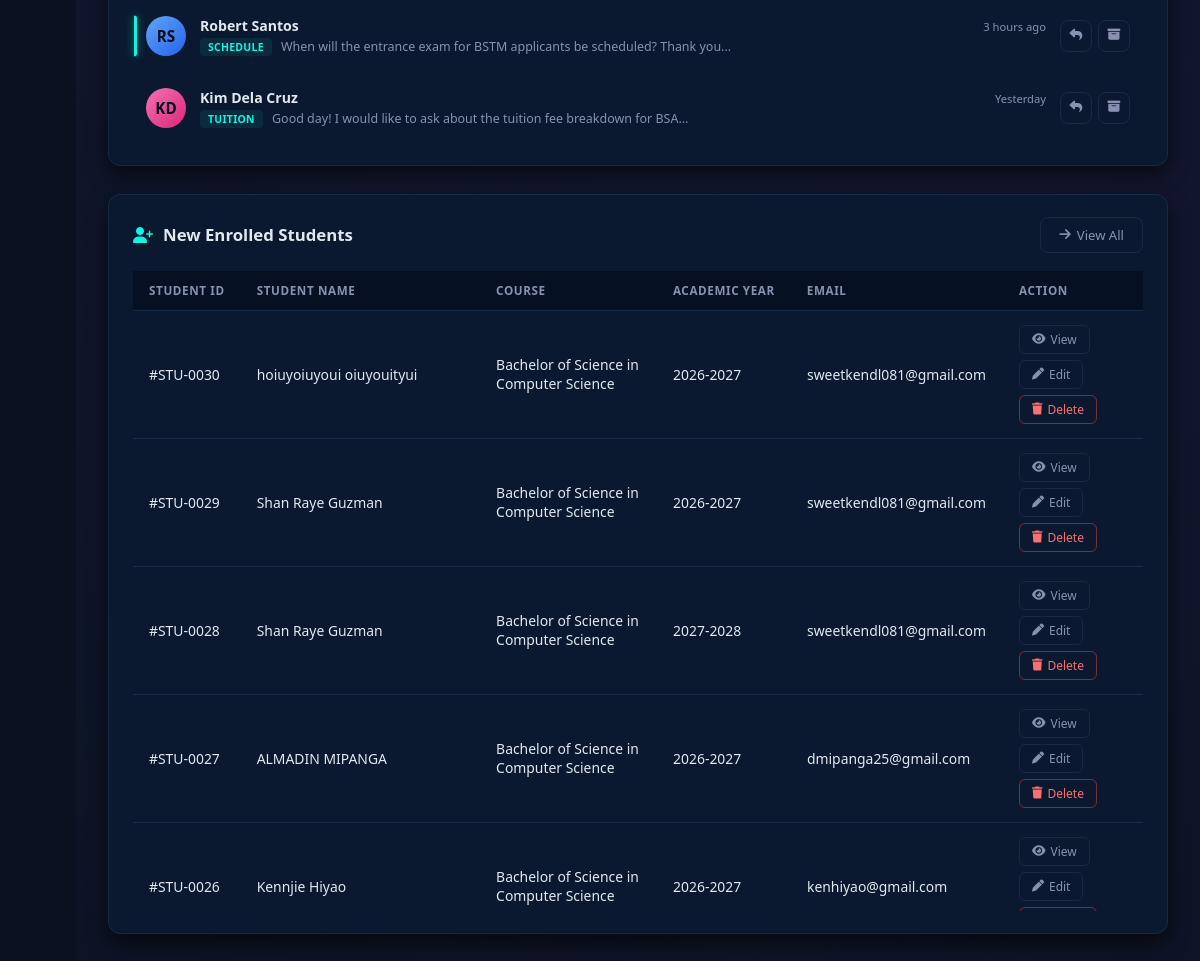
/backend/AdminDB/adminpanel.php (signed in, lower part), run on an earlier commit of the app's database.
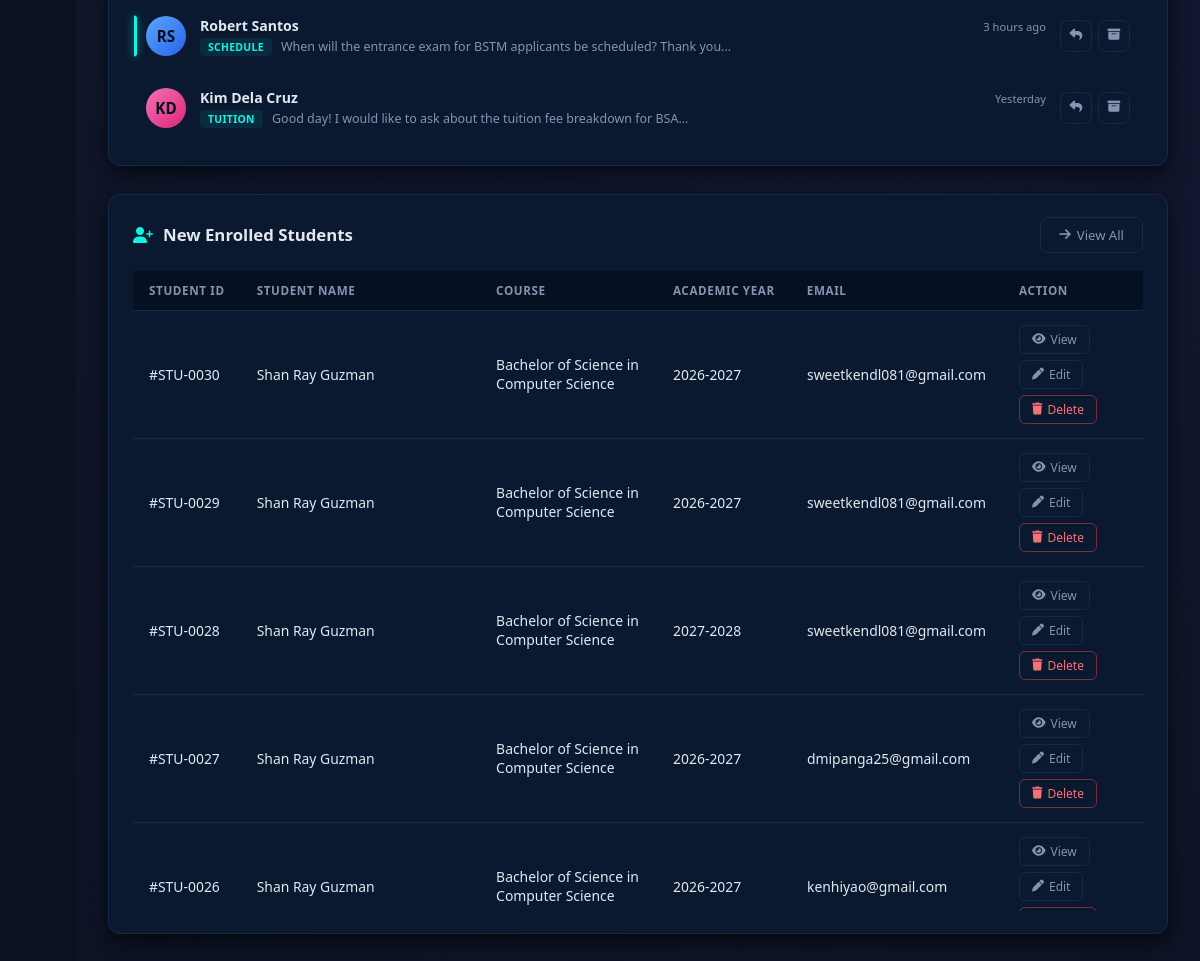
And on a later commit of the database.
### tables this page shows
CREATE TABLE `enrolled` (
  `student_id` int(11) NOT NULL,
  `student_code` varchar(20) DEFAULT NULL,
  `firstname` varchar(25) NOT NULL,
  `middlename` varchar(25) NOT NULL,
  `lastname` varchar(25) NOT NULL,
  `suffix` varchar(25) NOT NULL,
  `gender` varchar(10) NOT NULL,
  `birthday` date NOT NULL,
  `birthplace` varchar(200) NOT NULL,
  `citizenship` varchar(50) NOT NULL,
  `civilstatus` varchar(25) NOT NULL,
  `employment` varchar(50) NOT NULL,
  `mother` varchar(200) NOT NULL,
  `mphone_number` varchar(11) NOT NULL,
  `father` varchar(200) NOT NULL,
  `fphone_number` varchar(15) NOT NULL,
  `guardian` varchar(200) NOT NULL,
  `gphone_number` varchar(15) NOT NULL,
  `course` varchar(150) NOT NULL,
  `major` varchar(25) NOT NULL,
  `school_address` varchar(200) NOT NULL,
  `academic_year` varchar(200) NOT NULL,
  `scholarship` varchar(50) NOT NULL,
  `full_address` varchar(200) NOT NULL,
  `mobile_number` varchar(11) NOT NULL,
  `email` varchar(200) NOT NULL,
  `ip_address` varchar(45) DEFAULT NULL,
  `last_login` datetime DEFAULT NULL,
  `status` enum('online','offline') DEFAULT 'offline',
  `enrollment_status` enum('pending','approved','declined') DEFAULT 'pending',
  `payment_proof` varchar(255) DEFAULT NULL,
  `requirements_files` text DEFAULT NULL,
  `created_at` timestamp NOT NULL DEFAULT current_timestamp(),
  `subjects_json` text DEFAULT NULL,
  `assessment_json` text DEFAULT NULL,
  `year_level` varchar(50) DEFAULT '',
  `block` varchar(50) DEFAULT '',
  `initial_payment_amount` decimal(12,2) NOT NULL DEFAULT 0.00,
  `initial_payment_method` varchar(50) DEFAULT '',
  `initial_payment_date` date DEFAULT NULL,
  `initial_payment_or` varchar(30) DEFAULT '',
  `initial_payment_gcash` varchar(30) DEFAULT ''
);

### backend/AdminDB/adminpanel.php (the view, shortened to what this page needs)
<?php
require 'db.php';
$approvedWhere = '';
$colCheck = $conn->query("SHOW COLUMNS FROM enrolled LIKE 'enrollment_status'");
if ($colCheck && $colCheck->num_rows > 0) {
  $approvedWhere = " WHERE enrollment_status = 'approved'";
}
$enrollments = [];
$enr_result = $conn->query(
  "SELECT student_id, firstname, lastname, course, academic_year, mobile_number, email
   FROM enrolled" . $approvedWhere . "
   ORDER BY student_id DESC LIMIT 15"
);
if ($enr_result) {
  while ($row = $enr_result->fetch_assoc()) {
    $enrollments[] = $row;
  }
}
$full_records = [];
$all_res = $conn->query("SELECT * FROM enrolled" . $approvedWhere . " ORDER BY student_id DESC LIMIT 15");
if ($all_res) {
  while ($row = $all_res->fetch_assoc()) {
    $full_records[$row['student_id']] = $row;
  }
}
?>
<!DOCTYPE html>
<html lang="en">
<head>
  <link rel="stylesheet" href="https://cdnjs.cloudflare.com/ajax/libs/font-awesome/6.5.1/css/all.min.css" />
</head>
<body>
  <main class="main-content" id="mainContent">
    <div class="messages-panel">
      <div class="messages-list">
        <div class="message-item unread">
          <div class="message-avatar blue">RS</div>
          <div class="message-content">
            <div class="message-top">
              <span class="message-sender">Robert Santos</span>
              <span class="message-time">3 hours ago</span>
            </div>
            <div class="message-preview">
              <span class="message-subject">Schedule</span>
              When will the entrance exam for BSTM applicants be scheduled? Thank you...
            </div>
          </div>
          <div class="message-actions">
            <button class="message-action-btn reply" title="Reply"><i class="fa-solid fa-reply"></i></button>
            <button class="message-action-btn" title="Archive"><i class="fa-solid fa-box-archive"></i></button>
          </div>
        </div>
        <div class="message-item">
          <div class="message-avatar pink">KD</div>
          <div class="message-content">
            <div class="message-top">
              <span class="message-sender">Kim Dela Cruz</span>
              <span class="message-time">Yesterday</span>
            </div>
            <div class="message-preview">
              <span class="message-subject">Tuition</span>
              Good day! I would like to ask about the tuition fee breakdown for BSA...
            </div>
          </div>
          <div class="message-actions">
            <button class="message-action-btn reply" title="Reply"><i class="fa-solid fa-reply"></i></button>
            <button class="message-action-btn" title="Archive"><i class="fa-solid fa-box-archive"></i></button>
          </div>
        </div>
      </div>
    </div>
    <section class="tables-container">
      <div class="table-card">
        <div class="table-header">
          <h2><i class="fa-solid fa-user-plus"></i> New Enrolled Students</h2>
          <a href="enrolled.php"><button class="btn"><i class="fa-solid fa-arrow-right"></i> View All</button></a>
        </div>
        <div class="table-wrapper">
          <table>
            <thead>
              <tr>
                <th>Student ID</th>
                <th>Student Name</th>
                <th>Course</th>
                <th>Academic Year</th>
                <th>Email</th>
                <th>Action</th>
              </tr>
            </thead>
            <tbody>
              <?php if (count($enrollments) > 0): ?>
                <?php foreach ($enrollments as $row):
                  $full = $full_records[$row['student_id']] ?? [];
                ?>
                  <tr data-record='<?php echo htmlspecialchars(json_encode($full), ENT_QUOTES, "UTF-8"); ?>'>
                    <td>#STU-<?php echo str_pad($row['student_id'], 4, '0', STR_PAD_LEFT); ?></td>
                    <td><?php echo htmlspecialchars($row['firstname'] . ' ' . $row['lastname']); ?></td>
                    <td><?php echo htmlspecialchars($row['course']); ?></td>
                    <td><?php echo htmlspecialchars($row['academic_year']); ?></td>
                    <td><?php echo htmlspecialchars($row['email'] ?? 'N/A'); ?></td>
                    <td>
                      <div class="action-group">
                        <button class="btn-action" onclick="openViewModal(this)"><i class="fa-solid fa-eye"></i> View</button>
                        <a href="edit.php?id=<?php echo $row['student_id']; ?>"><button class="btn-action"><i class="fa-solid fa-pen"></i> Edit</button></a>
                        <a href="delete.php?id=<?php echo $row['student_id']; ?>" onclick="return confirm('Delete this record?')"><button class="btn-action decline"><i class="fa-solid fa-trash"></i> Delete</button></a>
                      </div>
                    </td>
                  </tr>
                <?php endforeach; ?>
              <?php endif; ?>
            </tbody>
          </table>
        </div>
      </div>
    </section>
  </main>
</body>
</html>

What changed in the data, as far as the page shows it:
changed enrolled "0030": firstname+lastname "hoiuyoiuyoui oiuyouityui" → "Shan Ray Guzman"
changed enrolled "0029": firstname+lastname "Shan Raye Guzman" → "Shan Ray Guzman"
changed enrolled "0028": firstname+lastname "Shan Raye Guzman" → "Shan Ray Guzman"
changed enrolled "dmipanga25@gmail.com": firstname+lastname "ALMADIN MIPANGA" → "Shan Ray Guzman"
changed enrolled "kenhiyao@gmail.com": firstname+lastname "Kennjie Hiyao" → "Shan Ray Guzman"
